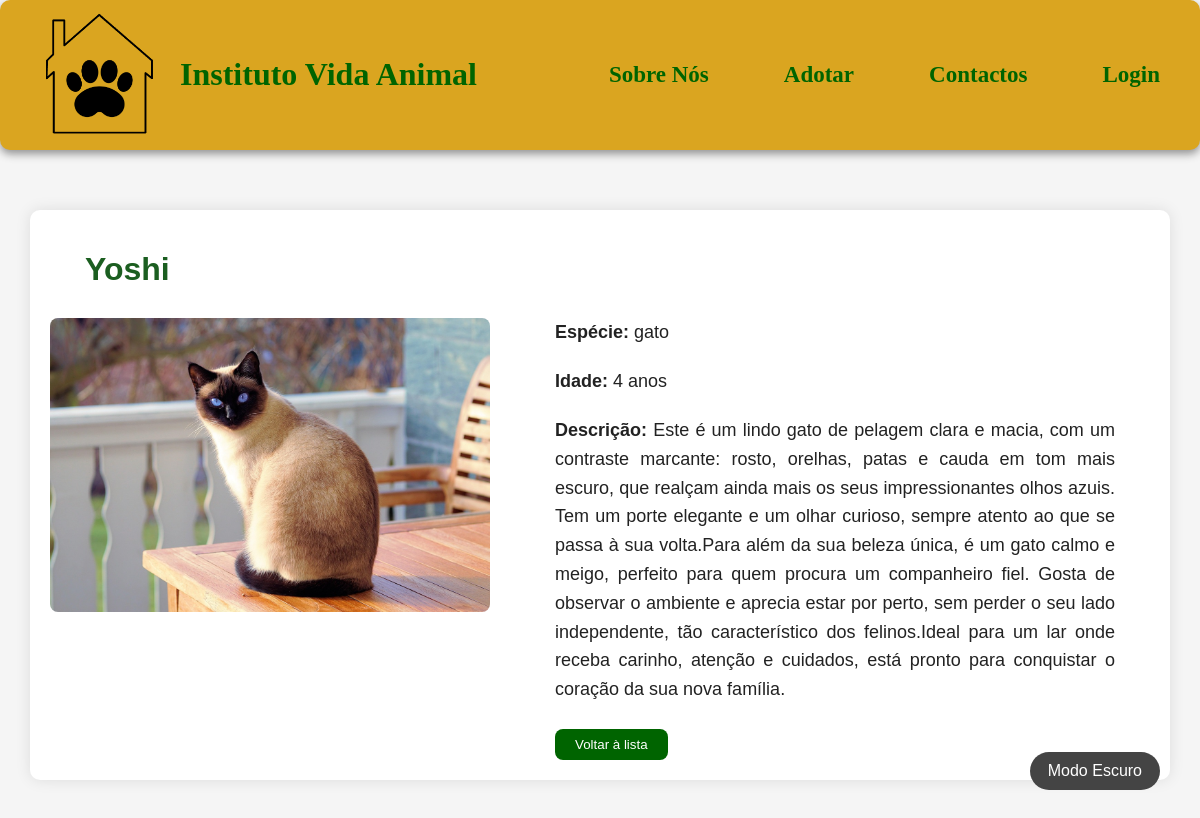
Screenshot of /animaisadc/3/ with the database file from the repository.
### app_adocao/models.py (models this page shows, shortened)
class Animal(models.Model):
    ESPECIES = (
        ('gato', 'Gato'),
        ('cao', 'Cão'),
    )
    nome = models.CharField(max_length=15)
    idade = models.IntegerField()
    especie = models.CharField(choices=ESPECIES)
    descricao = models.CharField(max_length=500)
    imagem = models.ImageField(upload_to='imgAnimal/')
    padrinho = models.ForeignKey(
            User,
            on_delete=models.SET_NULL,
            null=True,
            blank=True,
            related_name='animais_apadrinhados'
        )

### app_adocao/views.py (the view)
# urls.py: path('animaisadc/<int:animal_id>/', views.animaisadc, name='animais_detalhe'),
def animaisadc(request, animal_id):
    animal = get_object_or_404(Animal, id=animal_id)
    return render(request, 'animais/animaisadc.html', {'animal': animal})

### app_adocao/templates/animais/animaisadc.html (shortened to what this page needs)
<!DOCTYPE html>
<html lang="pt">
    <head>
        {% load static %}
        <link rel="stylesheet" href="{% static 'css/style.css' %}">
        <link rel="stylesheet" href="{% static 'css/animais.css' %}">
        <link rel="stylesheet" href="{% static 'css/modoEscuro.css' %}">
    </head>
    <body>
        <header class="cabecalho">
            <div style="gap: 20px; display: flex; align-items: center;">
                <img src="{% static 'imagens/logo.png' %}" alt="Logo do Instituto Vida Animal" class="logo">
                <a class="home" style="font-size: 32px; font-family: cursive; font-weight: bolder;" href="/">Instituto Vida Animal</a>
            </div>
            <nav>
                <a style="font-size: 23px;" href="../../sobreNos">Sobre Nós</a>
                <a style="font-size: 23px;" href="../../adotar">Adotar</a>
                <a style="font-size: 23px;" href="../../contactos">Contactos</a>
                {% if user.is_authenticated %}
                    <span style="font-size: 20px; margin-right: 10px;">Olá, {{ user.username }}!</span>
                    <a style="font-size: 23px;" href="{% url 'logout' %}">Logout</a>
                {% else %}
                    <a style="font-size: 23px;" href="{% url 'sign_in' %}">Login</a>
                {% endif %}
            </nav>
        </header>
        <button id="darkModeToggle">Modo Escuro</button>
        <main>
            <h1>{{ animal.nome }}</h1>
            <div class="animal-detalhes">
                <img src="{{ animal.imagem.url }}" alt="Imagem de {{ animal.nome }}">
                <div class="animal-info">
                    <p><strong>Espécie:</strong> {{ animal.especie }}</p>
                    <p><strong>Idade:</strong> {{ animal.idade }} anos</p>
                    <p><strong>Descrição:</strong> {{ animal.descricao }}</p>
                    <div style="margin-top: 25px; margin-left: 35px;">
                        <a href="{% url 'adotar' %}"><button class="btn-voltar">Voltar à lista</button></a>
                    </div>
                </div>
            </div>
        </main>
    </body>
</html>

### app_adocao/static/css/style.css (style rules this page uses)
body { font-family: Arial, sans-serif; background-color: whitesmoke; margin: 0; color: #222; padding-top: 160px; }
h1 { margin-left: 35px; font-family: 'Trebuchet MS', sans-serif; color: #1b5e20; }
p { text-align: justify; margin: 0 35px 20px 35px; font-size: large; line-height: 1.6; }
.cabecalho { display: flex; align-items: center; justify-content: space-between; padding: 0 40px; background-color: #daa520; border-radius: 10px; box-shadow: 0 4px 8px rgba(0, 0, 0, 0.404); height: 150px; position: fixed; top: 0; left: 0; right: 0; z-index: 1000; }
.logo { width: 120px; height: auto; }
.home { font-size: 32px; font-family: cursive; font-weight: bolder; color: darkgreen; text-decoration: none; }
nav { font-family: cursive; display: flex; gap: 75px; align-items: center; font-weight: bolder; }
nav a, nav span { font-size: 23px; }
a:link:not(.sign_up), a:visited:not(.sign_up) { color: darkgreen; text-decoration: none; }
button { background-color: darkgreen; color: white; padding: 8px 20px; border-radius: 8px; border: none; cursor: pointer; transition: 0.3s; }
main { max-width: 1100px; margin: 50px auto; padding: 20px; background-color: white; border-radius: 10px; box-shadow: 0 0 15px rgba(0,0,0,0.1); }

### app_adocao/static/css/animais.css (style rules this page uses)
.animal-detalhes { display: flex; gap: 30px; align-items: flex-start; margin-top: 30px; }
.animal-detalhes img { max-width: 40%; height: auto; border-radius: 8px; object-fit: cover; }
.animal-info { flex: 1; }

### app_adocao/static/css/modoEscuro.css (style rules this page uses)
#darkModeToggle { cursor: pointer; font-size: 16px; padding: 10px 18px; border: none; border-radius: 50px; background-color: #444; color: white; transition: background-color 0.3s, transform 0.2s; margin: 20px; position: fixed; bottom: 20px; right: 20px; z-index: 1000; }

### rows the page displays
Animal: nome "Yoshi", imagem (picture), especie "gato", idade "4", descricao "Este é um lindo gato de pelagem clara e macia, com um contraste marcante: rosto, orelhas, patas e cauda em tom mais escuro, que realçam ainda mais os seus impressionantes olhos azuis. Tem um porte elegante e um olhar curioso, sempre atento ao que se passa à sua volta.Para além da sua beleza única, é um gato calmo e meigo, perfeito para quem procura um companheiro fiel. Gosta de observar o ambiente e aprecia estar por perto, sem perder o seu lado independente, tão característico dos felinos.Ideal para um lar onde receba carinho, atenção e cuidados, está pronto para conquistar o coração da sua nova família."
